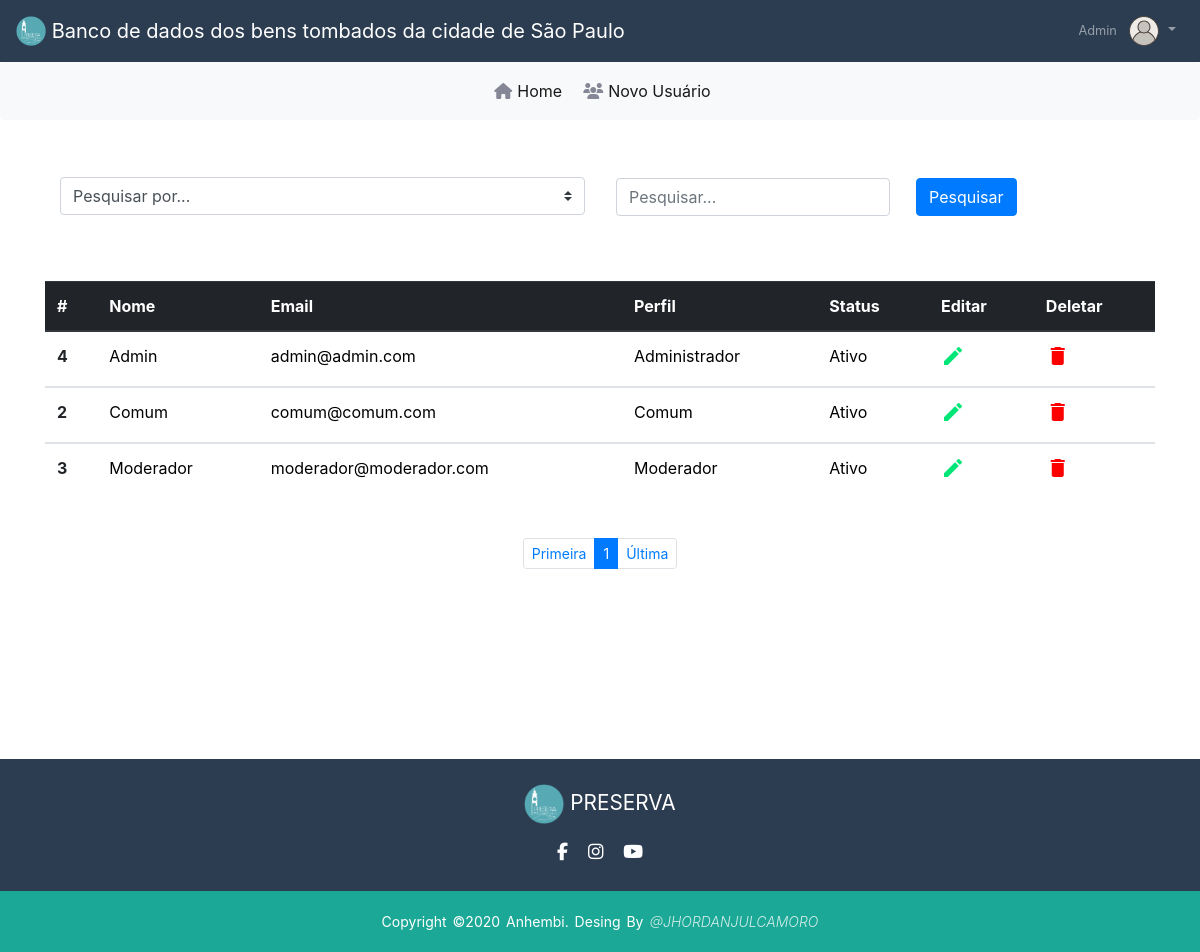
Page /usuarios.php (signed in) on the committed database.
### tables this page shows
CREATE TABLE `users` (
  `id` int(11) NOT NULL,
  `perfil` varchar(20) NOT NULL,
  `username` varchar(30) NOT NULL,
  `email` varchar(30) NOT NULL,
  `status` varchar(30) DEFAULT NULL,
  `password` varchar(60) NOT NULL,
  `created_at` timestamp NULL DEFAULT CURRENT_TIMESTAMP,
  `updated_at` datetime DEFAULT CURRENT_TIMESTAMP ON UPDATE CURRENT_TIMESTAMP
);

### usuarios.php (the view, shortened to what this page needs)
<?php
$servername = "db";
$usernames = "root";
$passwords = "";
$dbname = "conpresp_db";
$conn = mysqli_connect($servername, $usernames, $passwords, $dbname) or die('Erro ao conectar');
$perfil = $_SESSION['perfil'];
$username = $_SESSION['username'];
$pagina = (isset($_GET['pagina'])) ? $_GET['pagina'] : 1;
if (!mysqli_set_charset($conn, "utf8mb4")) {
    printf("Error loading character set utf8mb4: %s\n", mysqli_error($conn));
    exit();
} else {
    $sql = "select * from users";
    $result = $conn->query($sql);
    $total_registros = mysqli_num_rows($result);
    $quantidade_pg = 5;
    $num_paginas = ceil($total_registros / $quantidade_pg);
    $inicio = ($quantidade_pg * $pagina) - $quantidade_pg;
    $result_registro = "SELECT * FROM users ORDER BY username limit $inicio, $quantidade_pg";
    $resultado_registro = mysqli_query($conn, $result_registro);
?>
    <!DOCTYPE html>
    <html lang="pt-br">
    <head>
        <link rel="stylesheet" href="https://maxcdn.bootstrapcdn.com/bootstrap/4.0.0/css/bootstrap.min.css" />
        <link rel="stylesheet" href="css/usuarios.css" />
    </head>
    <body>
        <div id="content-wrapper" class="d-flex flex-column">
            <div id="content">
                <nav class="navbar navbar-expand navbar-dark bg-darkblue topbar static-top shadow">
                    <a class="navbar-brand" href="home.php">
                        <img src="img/logo_1.png" width="30" height="30" class="d-inline-block align-top" alt="" />
                        Banco de dados dos bens tombados da cidade de São Paulo
                    </a>
                    <ul class="navbar-nav ml-auto">
                        <li class="nav-item dropdown no-arrow">
                            <a class="nav-link dropdown-toggle" href="#" id="userDropdown" role="button" data-toggle="dropdown" aria-haspopup="true" aria-expanded="false">
                                <span class="mr-2 d-none d-lg-inline text-gray-600 small"><?php echo $username ?></span>
                                <img class="img-profile rounded-circle" src="img/user.svg" width="30px" height="30px" />
                            </a>
                        </li>
                    </ul>
                </nav>
            </div>
        </div>
        <nav class="navbar navbar-expand-md navbar-light bg-light rounded">
            <div class="collapse navbar-collapse justify-content-md-center" id="navbarsExample10">
                <ul class="navbar-nav">
                    <li class="nav-item active font-hover">
                        <a class="nav-link" href="home.php"><i class="fas fa-home bg-gray-icon"></i>Home</a>
                    </li>
                    <?php
                    if ($perfil == 'Administrador') {
                    ?>
                        <li class="nav-item active font-hover">
                            <a class="nav-link" href="" data-toggle="modal" data-target="#agregarUsuarioModal"><i class="fas fa-users bg-gray-icon"></i>Novo Usuário</a>
                        </li>
                    <?php } ?>
                </ul>
            </div>
        </nav>
        <div class="container">
            <form class="form-inline" method="GET" action="pesquisa.php" style="margin-top:50px">
                <div class="col-md-6 mb-3" style="margin-top: 7px;">
                    <select id="tipoPesquisa" class="custom-select d-block w-100" name="tipoPesquisa">
                        <option value="" selected disabled>
                            Pesquisar por...
                        </option>
                    </select>
                </div>
                <div class="form-group mx-sm-3 mb-2">
                    <input type="text" class="form-control" placeholder="Pesquisar..." name="pesquisar">
                </div>
                <button type="submit" class="btn btn-primary mb-2" style="margin-left: 10px;">Pesquisar</button>
            </form>
            <div class="table-responsive-sm">
                <table class="table" style="margin-top: 50px">
                    <thead class="thead-dark">
                        <tr>
                            <th scope="col">#</th>
                            <th scope="col">Nome</th>
                            <th scope="col">Email</th>
                            <th scope="col">Perfil</th>
                            <th scope="col">Status</th>
                            <th scope="col">Editar</th>
                            <th scope="col">Deletar</th>
                        </tr>
                    </thead>
                    <tbody>
                        <?php
                        while ($dado = mysqli_fetch_assoc($resultado_registro)) {
                        ?>
                            <tr>
                                <th scope="row"><?php echo $dado['id']; ?></th>
                                <td style="color:black"><?php echo $dado['username']; ?></td>
                                <td style="color:black"><?php echo $dado['email']; ?></td>
                                <td style="color:black"><?php echo $dado['perfil']; ?></td>
                                <td style="color:black"><?php echo $dado['status']; ?></td>
                                <td><a href="editarUsuario.php?id=<?php echo $dado['id'];  ?>"><span class="material-icons" style="color:#00e676">create</span></a></td>
                                <td>
                                    <a href="javascript: if(confirm('Tem certeza que deseja deletar a conta, <?php echo $dado['username']; ?>?'))
			              location.href='deletar.php?id=<?php echo $dado['id']; ?>';">
                                        <span class="material-icons" style="color: red">delete </span></a>
                                </td>
                            </tr>
                    </tbody>
                <?php } ?>
                </table>
                <nav aria-label="...">
                    <ul class="pagination p-4 pagination-sm d-flex justify-content-center flex-wrap">
                        <li class="page-item ">
                            <a class="page-link" href="usuarios.php?pagina=<?php echo 1 ?>">Primeira</a>
                        </li>
                        <?php
                        for ($i = 1; $i < $num_paginas + 1; $i++) {
                            $estilo = "";
                            if ($pagina == $i)
                                $estilo = "class='page-item active'";
                        ?>
                            <li <?php echo $estilo ?>><a class="page-link " href="usuarios.php?pagina=<?php echo $i ?>"><?php echo $i ?></a></li>
                        <?php    } ?>
                        <li class="page-item">
                            <a class="page-link" href="usuarios.php?pagina=<?php echo $num_paginas ?>">Última</a>
                        </li>
                    </ul>
                </nav>
            </div>
        </div>
        <footer>
            <div class="footer-content">
                <a class="" href="home.php">
                    <img src="img/logo_1.png" width="40" height="40" class="justify-content-center align-items-center" alt="" />
                    PRESERVA
                </a>
                <ul class="socials">
                    <li>
                        <a href="https://www.facebook.com/preservalpp" target="_blank"><i class="fa fa-facebook" aria-hidden="true"></i></a>
                    </li>
                    <li>
                        <a href="https://www.instagram.com/preserva.lpp/" target="_blank"><i class="fa fa-instagram" aria-hidden="true"></i></a>
                    </li>
                    <li>
                        <a href="https://www.youtube.com/channel/UCM0unl5Kp9y0JVmO_GgvvBg " target="_blank"><i class="fa fa-youtube" aria-hidden="true"></i></a>
                    </li>
                </ul>
            </div>
            <div class="footer-bottom">
                <p>
                    copyright &copy;2020 anhembi. desing by
                    <a href="https://github.com/JhordanJulcamoro" target="_blank">@JhordanJulcamoro</a>
                </p>
            </div>
        </footer>
    </body>
<?php } ?>
    </html>

### css/usuarios.css (style rules this page uses)
:root { --dark: #0e2033ec; --darkblue: #2c3d51; --darkgreen: #1ca896; --darkgreenhover: #5bcebf; --light: #ffffff; --darkgray: rgb(133 135 150); --dark: #050f1aec; --gray: #353a41ec; --blue: #0b3d80ec; --green: #1c8072d5; }
.bg-darkblue { background-color: var(--darkblue) !important; }
.bg-gray-icon { color: var(--darkgray) !important; margin: 5px; }
a:link, a:visited, a:active { text-decoration: none; }
footer { position: relative; bottom: 0; left: 0; right: 0; top:150px; background: var(--darkblue); height: auto; padding-top: 20px; color: var(--light); }
.footer-content { display: flex; align-items: center; justify-content: center; flex-direction: column; text-align: center; }
.footer-content a { color: var(--light); font-size: 1.3rem; font-weight: 400; text-transform: capitalize; line-height: 3rem; }
.socials { padding-inline-start: 0px; list-style: none; display: flex; align-items: center; justify-content: center; margin: 0rem 0 1rem 0; }
.socials li { margin: 0 10px; }
.socials a { text-decoration: none; color: var(--light); }
.socials a i { font-size: 1.1rem; transition: color 0.4s ease; }
.footer-bottom { background: var(--darkgreen); padding: 20px 0; text-align: center; }
.footer-bottom p { font-size: 14px; word-spacing: 2px; text-transform: capitalize; margin-bottom: 0; }
.footer-bottom a { text-decoration: none; color: var(--light); text-transform: uppercase; opacity: 0.8; font-style: italic; font-weight: 300; }

### usuarios.php (style rules this page uses)
body { background-color: white; }

### rows in the picture
users: id "4", username "Admin", email "admin@admin.com", perfil "Administrador", status "Ativo"
users: id "2", username "Comum", email "comum@comum.com", perfil "Comum", status "Ativo"
users: id "3", username "Moderador", email "moderador@moderador.com", perfil "Moderador", status "Ativo"

### other values in the picture
$username "Admin"
